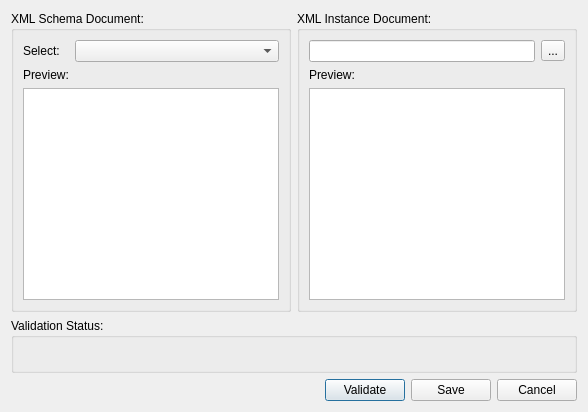
<?xml version="1.0" encoding="UTF-8"?>
<ui version="4.0">
 <class>XMLValidationDialog</class>
 <widget class="QDialog" name="XMLValidationDialog">
  <property name="windowModality">
   <enum>Qt::ApplicationModal</enum>
  </property>
  <property name="geometry">
   <rect>
    <x>0</x>
    <y>0</y>
    <width>588</width>
    <height>412</height>
   </rect>
  </property>
  <property name="windowTitle">
   <string>GNU Gama Input/Output XML Validation</string>
  </property>
  <property name="modal">
   <bool>true</bool>
  </property>
  <layout class="QVBoxLayout" name="verticalLayout_2">
   <item>
    <layout class="QHBoxLayout" name="horizontalLayout">
     <item>
      <widget class="QGroupBox" name="schema_groupBox">
       <property name="title">
        <string>XML Schema Document:</string>
       </property>
       <layout class="QGridLayout" name="gridLayout">
        <item row="0" column="0">
         <widget class="QLabel" name="schema_label">
          <property name="text">
           <string>Select:</string>
          </property>
         </widget>
        </item>
        <item row="0" column="1">
         <widget class="QComboBox" name="schema_comboBox">
          <property name="sizePolicy">
           <sizepolicy hsizetype="Preferred" vsizetype="Fixed">
            <horstretch>1</horstretch>
            <verstretch>0</verstretch>
           </sizepolicy>
          </property>
         </widget>
        </item>
        <item row="1" column="0">
         <widget class="QLabel" name="schema_label2">
          <property name="text">
           <string>Preview:</string>
          </property>
         </widget>
        </item>
        <item row="2" column="0" colspan="2">
         <widget class="QTextBrowser" name="schema_textBrowser"/>
        </item>
       </layout>
      </widget>
     </item>
     <item>
      <widget class="QGroupBox" name="instance_groupBox">
       <property name="title">
        <string>XML Instance Document:</string>
       </property>
       <layout class="QGridLayout" name="gridLayout_2">
        <item row="0" column="0">
         <widget class="QLineEdit" name="instance_lineEdit"/>
        </item>
        <item row="0" column="1">
         <widget class="QToolButton" name="instance_toolButton">
          <property name="text">
           <string>...</string>
          </property>
         </widget>
        </item>
        <item row="1" column="0">
         <widget class="QLabel" name="instance_label">
          <property name="text">
           <string>Preview:</string>
          </property>
         </widget>
        </item>
        <item row="2" column="0" colspan="2">
         <widget class="QTextEdit" name="instance_textEdit"/>
        </item>
       </layout>
      </widget>
     </item>
    </layout>
   </item>
   <item>
    <layout class="QGridLayout" name="gridLayout_3">
     <item row="0" column="0" colspan="4">
      <widget class="QGroupBox" name="validationStatus_groupBox">
       <property name="title">
        <string>Validation Status:</string>
       </property>
       <layout class="QVBoxLayout" name="verticalLayout">
        <item>
         <widget class="QLabel" name="validationStatus_label">
          <property name="text">
           <string/>
          </property>
         </widget>
        </item>
       </layout>
      </widget>
     </item>
     <item row="1" column="0">
      <spacer name="horizontalSpacer">
       <property name="orientation">
        <enum>Qt::Horizontal</enum>
       </property>
       <property name="sizeHint" stdset="0">
        <size>
         <width>318</width>
         <height>20</height>
        </size>
       </property>
      </spacer>
     </item>
     <item row="1" column="1">
      <widget class="QPushButton" name="pushButton_Validate">
       <property name="text">
        <string>Validate</string>
       </property>
      </widget>
     </item>
     <item row="1" column="3">
      <widget class="QPushButton" name="pushButton_Cancel">
       <property name="text">
        <string>Cancel</string>
       </property>
      </widget>
     </item>
     <item row="1" column="2">
      <widget class="QPushButton" name="pushButton_Save">
       <property name="text">
        <string>Save</string>
       </property>
      </widget>
     </item>
    </layout>
   </item>
  </layout>
 </widget>
 <resources/>
 <connections/>
</ui>
